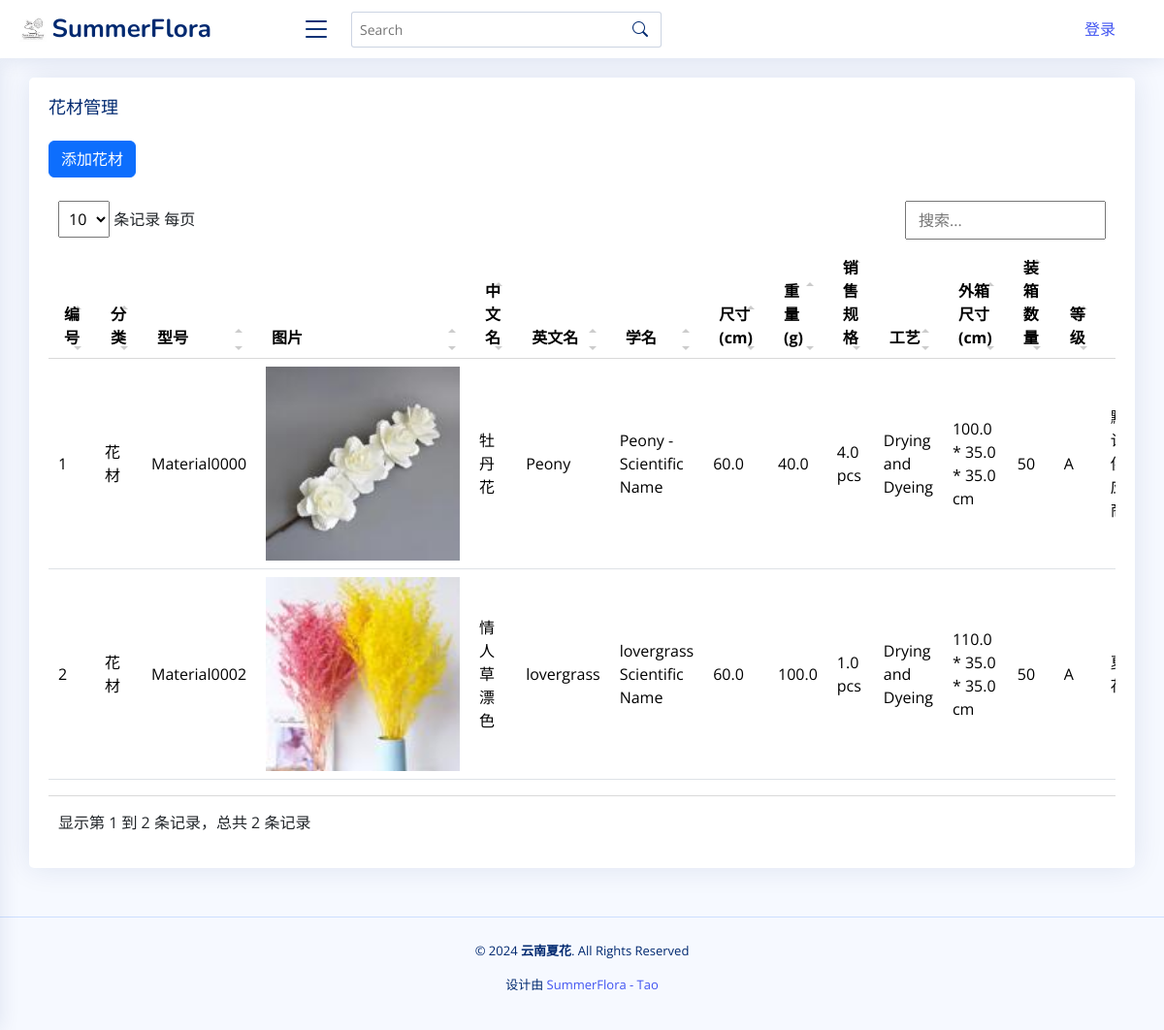
Page /flower-materials/ on the committed database.
### app01/models.py (models this page shows, shortened)
class FlowerMaterial(models.Model):
    model = models.CharField(
        max_length=100, blank=False, default="Material0000", primary_key=True
    )
    category = models.ForeignKey(
        Category, on_delete=models.SET_NULL, null=True, default="默认类型"
    )
    image = models.ImageField(upload_to="images/", null=True, blank=True, default=None)
    chinese_name = models.CharField(max_length=200, null=True, blank=True, default="")
    english_name = models.CharField(max_length=200, null=True, blank=True, default="")
    scientific_name = models.CharField(
        max_length=200, null=True, blank=True, default=""
    )
    color = models.CharField(max_length=200, null=True, blank=True, default="")
    size = models.FloatField(help_text="单位：cm", blank=True, default=0.0)
    weight = models.FloatField(help_text="单位：g", blank=True, default=0.0)
    sale_spec_quantity = models.FloatField(help_text="数量", blank=True, default=0.0)
    sale_spec_unit = models.CharField(
        max_length=10,
        choices=[("pcs", "pcs"), ("g", "g"), ("box", "box"), ("kg", "kg")],
        blank=True,
        null=True,
        default="pcs",
    )
    process = models.ForeignKey(
        Process, on_delete=models.SET_NULL, null=True, blank=True, default=None
    )
    outer_box_length = models.FloatField(
        help_text="长度，单位：cm", null=True, blank=True, default=0.0
    )
    outer_box_width = models.FloatField(
        help_text="宽度，单位：cm", null=True, blank=True, default=0.0
    )
    outer_box_height = models.FloatField(
        help_text="高度，单位：cm", null=True, blank=True, default=0.0
    )
    packing_quantity = models.IntegerField(
        help_text="单位：qty", null=True, blank=True, default=0
    )
    grade = models.ForeignKey(
        Grade, on_delete=models.SET_NULL, null=True, blank=True, default=None
    )
    supplier = models.ForeignKey(
        Supplier, on_delete=models.SET_NULL, null=True, blank=True, default=None
    )
    price_one = models.DecimalField(
        max_digits=10, decimal_places=2, null=True, blank=True, default=0.0
    )
    price_two = models.DecimalField(
        max_digits=10, decimal_places=2, null=True, blank=True, default=0.0
    )
    created_by = models.ForeignKey(
        CreatedBy, on_delete=models.SET_NULL, null=True, blank=True, default=None
    )
    @property
    def outer_box_size(self):
        return (
            f"{self.outer_box_length} * {self.outer_box_width} * {self.outer_box_height} cm"
            if self.outer_box_length and self.outer_box_width and self.outer_box_height
            else ""
        )
    @property
    def sale_spec(self):
        return (
            f"{self.sale_spec_quantity} {self.sale_spec_unit}"
            if self.sale_spec_quantity and self.sale_spec_unit
            else ""
        )

class Category(models.Model):
    name = models.CharField(max_length=100)

class Process(models.Model):
    name = models.CharField(max_length=100)

class Grade(models.Model):
    name = models.CharField(max_length=100)
    def __str__(self):
        return self.name

### app01/views.py (the view)
def flower_materials_list(request):
    flower_materials = FlowerMaterial.objects.all()
    return render(
        request,
        "flower_material_list.html",
        {"flower_materials": flower_materials, "current_user": request.user},
    )

### app01/templates/flower_material_list.html (shortened to what this page needs)
{% extends 'base.html' %}
{% block content %}
<section class="section">
  <div class="row">
    <div class="col-lg-12">
      <div class="card custom-width">
        <div class="card-body">
          <h5 class="card-title">花材管理</h5>
          <a href="{% url 'add_flower_material' %}" class="btn btn-primary mb-3">添加花材</a>
          <div class="table-responsive">
            <table class="table table-hover  table-fixed align-middle" id="flower-materials-table">
              <thead>
                <tr>
                  <th>编号</th>
                  <th>分类</th>
                  <th>型号</th>
                  <th>图片</th>
                  <th>中文名</th>
                  <th>英文名</th>
                  <th text-align: center>学名</th>
                  <th>尺寸(cm)</th>
                  <th>重量(g)</th>
                  <th>销售规格</th>
                  <th>工艺</th>
                  <th>外箱尺寸(cm)</th>
                  <th width="75">装箱数量</th>
                  <th width="75">等级</th>
                  <th>销售商</th>
                </tr>
              </thead>
              <tbody>
                {% for material in flower_materials %}
                <tr>
                  <td>{{ forloop.counter }}</td>
                  <td>{{ material.category.name }}</td>
                  <td>{{ material.model }}</td>
                  <td class="fixed-image-cell">
                    {% if material.image %}
                    <img src="{{ material.image.url }}" alt="图片"   height="200"width="200">
                    {% else %}
                    无图片
                    {% endif %}
                  </td>
                  <td>{{ material.chinese_name }}</td>
                  <td>{{ material.english_name }}</td>
                  <td>{{ material.scientific_name }}</td>
                  <td>{{ material.size }}</td>
                  <td>{{ material.weight }}</td>
                  <td>{{ material.sale_spec }}</td>
                  <td>{{ material.process.name }}</td>
                  <td>{{ material.outer_box_size }}</td>
                  <td>{{ material.packing_quantity }}</td>
                  <td>{{ material.grade }}</td>
                  <td>{{ material.supplier.name }}</td>
                </tr>
                {% endfor %}
              </tbody>
            </table>
          </div>
        </div>
      </div>
    </div>
  </div>
</section>
{% endblock %}

### app01/templates/base.html (shortened to what this page needs)
<!DOCTYPE html>
<html lang="en">
<head>
    {% load static %}
    <link href="{% static 'assets/vendor/bootstrap/css/bootstrap.min.css' %}" rel="stylesheet">
    <link href="{% static 'assets/vendor/bootstrap-icons/bootstrap-icons.css' %}" rel="stylesheet">
    <link href="{% static 'assets/vendor/boxicons/css/boxicons.min.css' %}" rel="stylesheet">
    <link href="{% static 'assets/vendor/quill/quill.snow.css' %}" rel="stylesheet">
    <link href="{% static 'assets/vendor/quill/quill.bubble.css' %}" rel="stylesheet">
    <link href="{% static 'assets/vendor/remixicon/remixicon.css' %}" rel="stylesheet">
    <link href="{% static 'assets/vendor/simple-datatables/style.css' %}" rel="stylesheet">
    <link href="{% static 'assets/css/style.css' %}" rel="stylesheet">
</head>
<body>
<header id="header" class="header fixed-top d-flex align-items-center">
    <div class="d-flex align-items-center justify-content-between">
        <a href="/home" class="logo d-flex align-items-center">
            <img src="/static/assets/web_picture/flora logo.jpg" alt="logo">
            <span class="d-none d-lg-block">SummerFlora</span>
        </a>
        <i class="bi bi-list toggle-sidebar-btn"></i>
    </div>
    <div class="search-bar">
        <form class="search-form d-flex align-items-center" method="POST" action="#">
            <input type="text" name="query" placeholder="Search" title="Enter search keyword">
            <button type="submit" title="Search"><i class="bi bi-search"></i></button>
        </form>
    </div>
<div class="header-user ms-auto" style="margin-right: 50px;">
    {% if current_user.is_authenticated %}
    <div class="dropdown">
        <button class="dropbtn">
            <i class="bi bi-person"></i>
            <span class="username">{{ current_user.username }}</span>
        </button>
        <div class="dropdown-content">
            <a href="/account">账户信息</a>
            <a href="/login">退出登录</a>
        </div>
    </div>
    {% else %}
    <a href="/login">登录</a>
    {% endif %}
</div>
</header>
  <main id="main" class="main">
    {% block content %}{% endblock content %}
  </main>
  <footer id="footer" class="footer">
     <div class="credits text-center">
                <p>© 2024 <strong><span>云南夏花</span></strong>. All Rights Reserved</p>
                <p>设计由 <a href="https://bootstrapmade.com/"> SummerFlora - Tao</a></p>
              </div>
  </footer>
</body>
</html>

### app01/static/assets/css/style.css (style rules this page uses)
:root { scroll-behavior: smooth; }
body { font-family: "Open Sans", sans-serif; background: #f6f9ff; color: #444444; }
a { color: #4154f1; text-decoration: none; }
h1, h2, h3, h4, h5, h6 { font-family: "Nunito", sans-serif; }
#main { margin-top: 60px; padding: 20px 30px; transition: all 0.3s; }
.card { margin-bottom: 30px; border: none; border-radius: 5px; box-shadow: 0px 0 30px rgba(1, 41, 112, 0.1); }
.card-title { padding: 20px 0 15px 0; font-size: 18px; font-weight: 500; color: #012970; font-family: "Poppins", sans-serif; }
.card-body { padding: 0 20px 20px 20px; }
.logo { line-height: 1; }
@media (min-width: 1200px) { .logo { width: 280px; } }
.logo img { max-height: 26px; margin-right: 6px; }
.logo span { font-size: 26px; font-weight: 700; color: #012970; font-family: "Nunito", sans-serif; }
.header { transition: all 0.5s; z-index: 997; height: 60px; box-shadow: 0px 2px 20px rgba(1, 41, 112, 0.1); background-color: #fff; padding-left: 20px; }
.header .toggle-sidebar-btn { font-size: 32px; padding-left: 10px; cursor: pointer; color: #012970; }
.header .search-bar { min-width: 360px; padding: 0 20px; }
.header .search-form { width: 100%; }
.header .search-form input { border: 0; font-size: 14px; color: #012970; border: 1px solid rgba(1, 41, 112, 0.2); padding: 7px 38px 7px 8px; border-radius: 3px; transition: 0.3s; width: 100%; }
.header .search-form button { border: 0; padding: 0; margin-left: -30px; background: none; }
.header .search-form button i { color: #012970; }
@media (min-width: 1200px) { #main, #footer { margin-left: 10px; } }
@media (min-width: 1200px) { .toggle-sidebar #main, .toggle-sidebar #footer { margin-left: 0; } }
.footer { padding: 20px 0; font-size: 14px; transition: all 0.3s; border-top: 1px solid #cddfff; }
.footer .credits { padding-top: 5px; text-align: center; font-size: 13px; color: #012970; }

### rows in the picture
FlowerMaterial: category.name "花材", model "Material0000", image (picture), chinese_name "牡丹花", english_name "Peony", scientific_name "Peony - Scientific Name", size "60.0", weight "40.0", sale_spec "4.0 pcs", process.name "Drying and Dyeing", outer_box_size "100.0 * 35.0 * 35.0 cm", packing_quantity "50", grade "A"
FlowerMaterial: category.name "花材", model "Material0002", image (picture), chinese_name "情人草漂色", english_name "lovergrass", scientific_name "lovergrass Scientific Name", size "60.0", weight "100.0", sale_spec "1.0 pcs", process.name "Drying and Dyeing", outer_box_size "110.0 * 35.0 * 35.0 cm", packing_quantity "50", grade "A"
